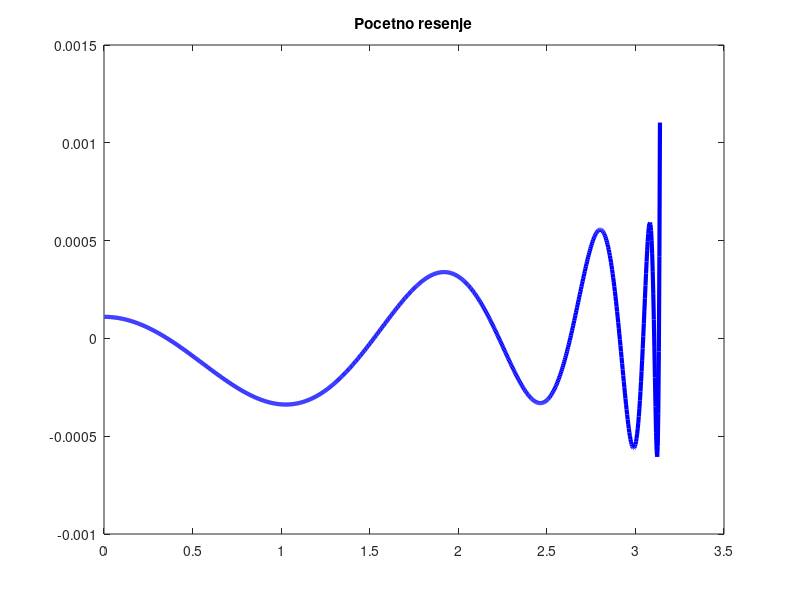
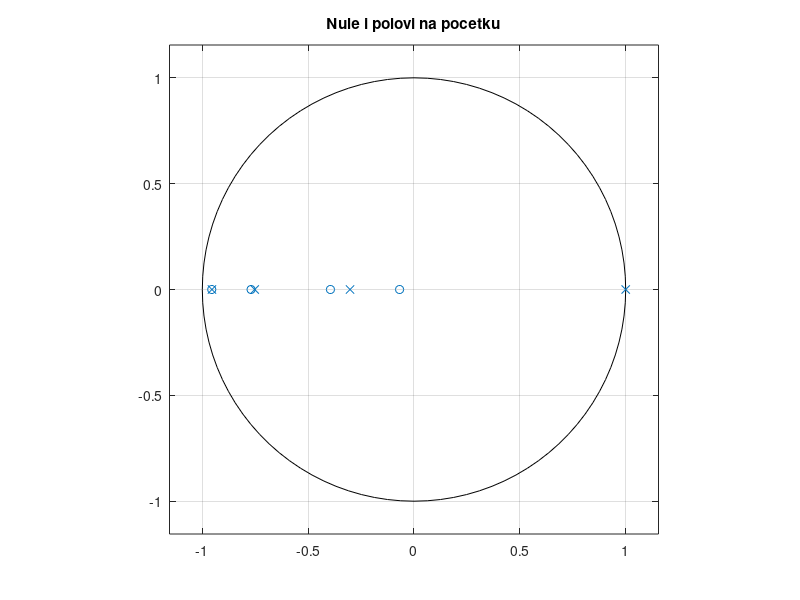
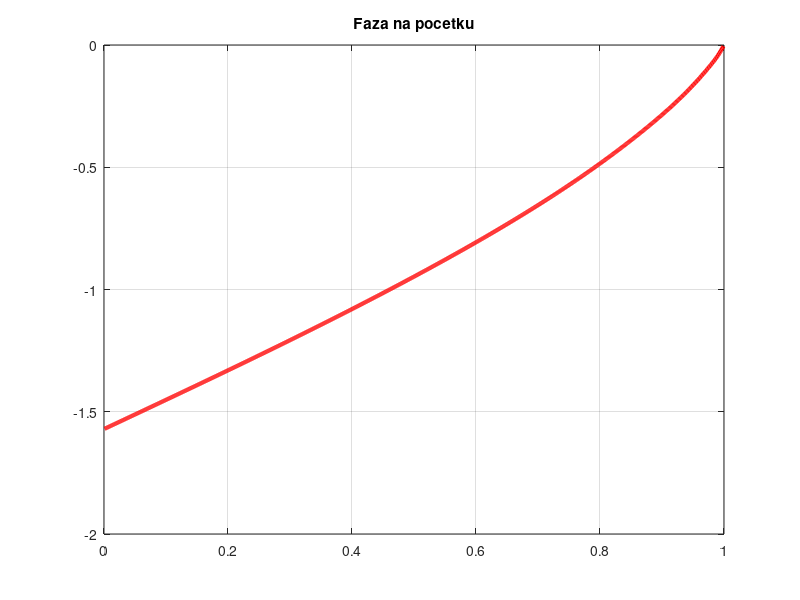
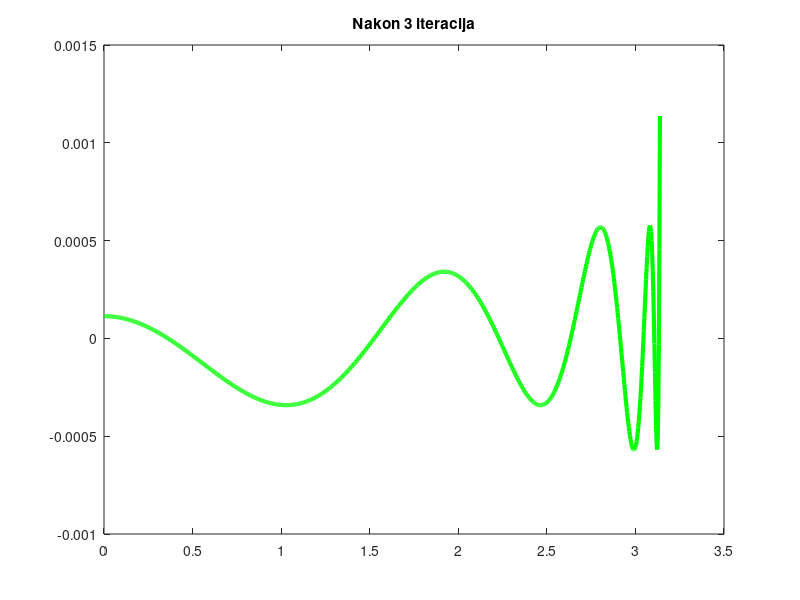

MATLAB code for these plots, in order:
clear all
close all
% 
% b = [0.865255721231927   1.968528799288059   1.474748856506586   0.390332419128799   0.021999989334091]
% p = [-0.964412393851390  -0.789327463001762  -0.342345413911972]
% wn = [0.001 1.20323 2.07973 2.60438 2.88712 3.03478 3.10389 3.13217 3.13845]
% 
% b = [ 0.865236440867055   1.901954604622258   1.361664167388239   0.337684893392385   0.017110235031374]
% p = [-0.959247475471522  -0.759486969319938  -0.300547061199837]
% wn = [0.001 0.951903 1.86925 2.46301 2.81173 2.99708 3.08819 3.12588 3.13845]

b = [ 0.865233638648477   1.893207682712289   1.350570967732068 0.334708187282080   0.017115533984786]
p = [-0.954587050152937  -0.752448587301540  -0.302171085770853]
wn = [0.001 1.01788 1.91951 2.47243 2.79916 2.98765 3.07876 3.12274 3.13845]

polovi = [1 p]'

a = poly(polovi)

[h,www]=freqz(b, a, 1000);
figure
plot(www,www.*(abs(h)-1./www),'b','LineWidth',3)
title('Pocetno resenje')

nule = roots(b)
figure
zplane(nule,polovi)
title('Nule i polovi na pocetku')

faza=unwrap(angle(h));
faza_id=-pi/2+0.5*www;
figure
plot(www/pi,faza,'r','LineWidth',3)
title('Faza na pocetku')
grid

epsilon = 10e-9
broj_iteracija = 0
current_max = 1
eps_val = [0.1 0.3 0.3 0.3 0.5 0.5 0.5 0.5 1]

while current_max > epsilon
    for i=1:9
        top1 = b(1) + b(2)*cos(wn(i)) + b(3)*cos(2*wn(i)) + b(4)*cos(3*wn(i)) + b(5)*cos(4*wn(i));
        top2 = b(2)*sin(wn(i)) + b(3)*sin(2*wn(i)) + b(4)*sin(3*wn(i)) + b(5)*sin(4*wn(i));
        
        bottom1 = 1 - (p(1) + p(2) + p(3) + 1)*cos(wn(i)) + (p(1)*p(2) + p(2)*p(3)+ p(3)*p(1) + p(1) + p(2) + p(3))*cos(2*wn(i)) ...
        - (p(1)*p(2) + p(1)*p(2)*p(3) + p(1)*p(3) + p(2)*p(3))*cos(3*wn(i)) + p(1)*p(2)*p(3)*cos(4*wn(i));

        bottom2 = (p(1) + p(2) + p(3) + 1)*sin(wn(i)) - (p(1)*p(2) + p(2)*p(3)+ p(3)*p(1) + p(1) + p(2) + p(3))*sin(2*wn(i)) ...
        + (p(1)*p(2) + p(1)*p(2)*p(3) + p(1)*p(3) + p(2)*p(3))*sin(3*wn(i)) - p(1)*p(2)*p(3)*sin(4*wn(i));

        top = top1^2 + top2^2;
        bottom = bottom1^2 + bottom2^2;

        df_db0(i) = 1/(2*sqrt(top/bottom)) * 1 / bottom * 2 * top1;

        df_db1(i) = 1/(2*sqrt(top/bottom)) * 1 / bottom ...
            * (2 * top1 * cos(wn(i)) + 2 * top2 * sin(wn(i)));

        df_db2(i) = 1/(2*sqrt(top/bottom)) * 1 / bottom ...
            * (2 * top1 * cos(2*wn(i)) + 2 * top2 * sin(2*wn(i)));

        df_db3(i) = 1/(2*sqrt(top/bottom)) * 1 / bottom ...
            * (2 * top1 * cos(3*wn(i)) + 2 * top2 * sin(3*wn(i)));

        df_db4(i) = 1/(2*sqrt(top/bottom)) * 1 / bottom ...
            * (2 * top1 * cos(4*wn(i)) + 2 * top2 * sin(4*wn(i)));

        df_dp1(i) =  - 1/(2*sqrt(top/bottom)) * top / bottom^2 ...
            * (2 * bottom1 * (-cos(wn(i)) + (1 + p(2) + p(3)) * cos(2*wn(i))...
            - (p(2) + p(3) + p(2)*p(3)) * cos(3*wn(i))...
            + p(2)*p(3)*cos(4*wn(i)))...
            + 2 * bottom2 * (sin(wn(i)) - (1 + p(2) + p(3)) * sin(2*wn(i))...
            + (p(2) + p(3) + p(2)*p(3)) * sin(3*wn(i))...
            - p(2)*p(3)*sin(4*wn(i))));

        df_dp2(i) =  - 1/(2*sqrt(top/bottom)) * top / bottom^2 ...
            * (2 * bottom1 * (-cos(wn(i)) + (1 + p(1) + p(3)) * cos(2*wn(i))...
            - (p(1) + p(3) + p(1)*p(3)) * cos(3*wn(i))...
            + p(1)*p(3)*cos(4*wn(i)))...
            + 2 * bottom2 * (sin(wn(i)) - (1 + p(1) + p(3)) * sin(2*wn(i))...
            + (p(1) + p(3) + p(1)*p(3)) * sin(3*wn(i))...
            - p(1)*p(3)*sin(4*wn(i))));

        df_dp3(i) =  - 1/(2*sqrt(top/bottom)) * top / bottom^2 ...
            * (2 * bottom1 * (-cos(wn(i)) + (1 + p(2) + p(1)) * cos(2*wn(i))...
            - (p(2) + p(1) + p(2)*p(1)) * cos(3*wn(i))...
            + p(2)*p(1)*cos(4*wn(i)))...
            + 2 * bottom2 * (sin(wn(i)) - (1 + p(2) + p(1)) * sin(2*wn(i))...
            + (p(2) + p(1) + p(2)*p(1)) * sin(3*wn(i))...
            - p(2)*p(1)*sin(4*wn(i))));

        ff(i) = -sqrt(top/bottom) + 1/wn(i);
        fe(i) = -eps_val(i)/wn(i) * (-1)^(1+i);
    end

    B = [df_db0' df_db1' df_db2' df_db3' df_db4' df_dp1' df_dp2' df_dp3' fe']
    C = ff'

    A = B \ C

    b(1) = b(1) + A(1);
    b(2) = b(2) + A(2);
    b(3) = b(3) + A(3);
    b(4) = b(4) + A(4);
    b(5) = b(5) + A(5);
    p(1) = p(1) + A(6);
    p(2) = p(2) + A(7);
    p(3) = p(3) + A(8);
    eps = A(9);

    current_max = max(abs(A(1:8)))
    broj_iteracija = broj_iteracija + 1
end

b
p
eps

polovi = [1 p]'

a = poly(polovi)
[h,www]=freqz(b, a, 1000);
figure
plot(www,www.*(abs(h)-1./www),'g','LineWidth',3)
title(['Nakon ' ,num2str(broj_iteracija), ' iteracija'])

nule = roots(b)
polovi = roots(a)
figure
zplane(nule,polovi)
title('Nule i polovi na kraju')

faza=unwrap(angle(h));
faza_id=-pi/2+0.5*www;
figure
plot(www/pi,faza,'r','LineWidth',3)
title(['Faza posle' ,num2str(broj_iteracija), ' iteracija'])
grid

figure
plot(www(2:1000)/pi,180*(faza(2:1000)-faza_id(2:1000))/pi,'r','LineWidth',3)
title(['Greska faze posle ' ,num2str(broj_iteracija), ' iteracija u stepenima'])
grid